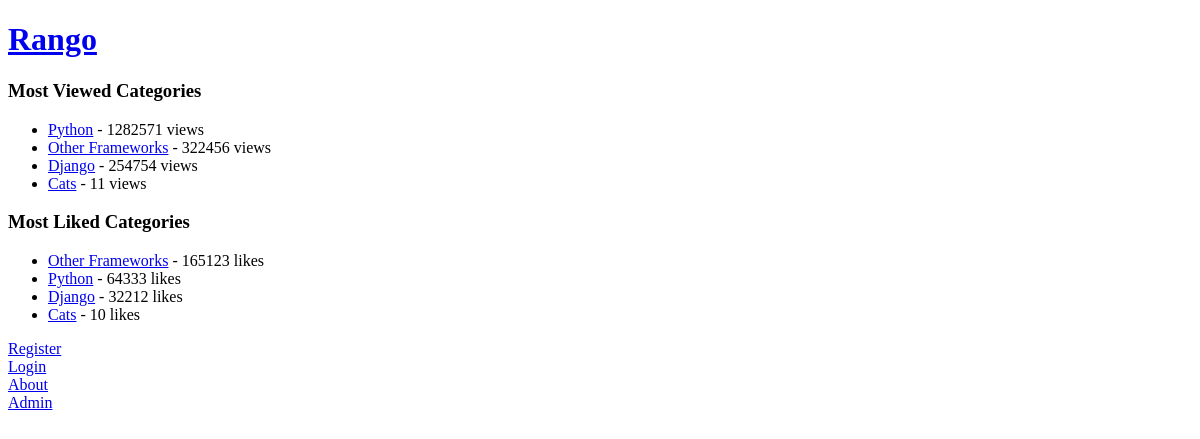
/rango/, run on an earlier commit of the app's database.
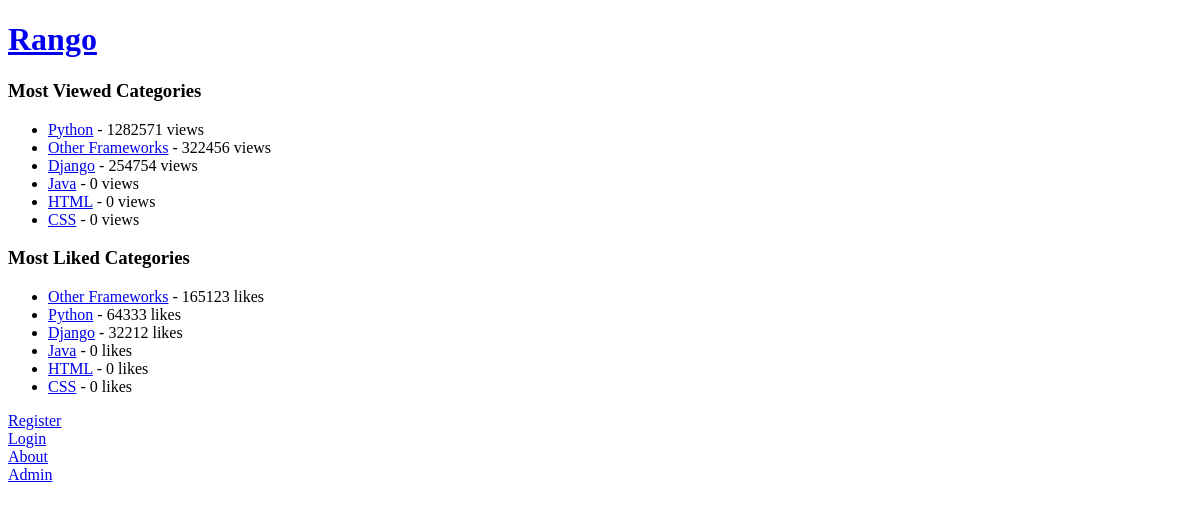
And on a later commit of the database.
### rango/models.py (models this page shows, shortened)
class Category(models.Model):
    name = models.CharField(max_length=128, unique=True)
    likes = models.IntegerField(default=0)
    views = models.IntegerField(default=0)
    slug = models.SlugField()
    class Meta:
        verbose_name_plural = "categories"

### rango/views.py (the view)
def index(request):
    context_dict = {}
    category_list_likes = Category.objects.order_by('-likes')#[:5]
    context_dict['categories_by_likes'] = category_list_likes
    category_list_views = Category.objects.order_by('-views')#[:5]
    context_dict['categories_by_views'] = category_list_views
    return render(request, 'rango/index.html', context_dict)

### templates/rango/index.html (shortened to what this page needs)
<!DOCTYPE html>
<html>
    <head>
    </head>
    <body>
        <h1><a href="/rango/">Rango</a></h1>
        {% if categories_by_views %}
            <h3>Most Viewed Categories</h3>
            <ul>
                {% for category in categories_by_views %}
                    <li>
                        <a href="/rango/category/{{ category.slug }}">
                            {{ category.name }}</a>
                        - {{ category.views }} views
                    </li>
                {% endfor %}
            </ul>
        {% else %}
            <strong>There are no categories present.</strong>
        {% endif %}
        {% if categories_by_likes %}
            <h3>Most Liked Categories</h3>
            <ul>
                {% for category in categories_by_likes %}
                    <li>
                        <a href="/rango/category/{{ category.slug }}">
                            {{ category.name }}</a>
                        - {{ category.likes }} likes
                    </li>
                {% endfor %}
            </ul>
        {% endif %}
        {% if user.is_authenticated %}
            <a href="/rango/add_category/">Add a new category</a><br/>
            <a href="/rango/logout/">Logout</a><br/>
        {% else %}
            <a href="/rango/register/">Register</a><br/>
            <a href="/rango/login/">Login</a><br/>
        {% endif %}
        <a href="/rango/about/">About</a><br/>
        <a href="/admin/">Admin</a><br/>
    </body>
</html>

What changed in the data, as far as the page shows it:
removed Category: name "Cats", views "11", likes "10"
added Category: name "Java", views "0", likes "0"
added Category: name "HTML", views "0", likes "0"
added Category: name "CSS", views "0", likes "0"
